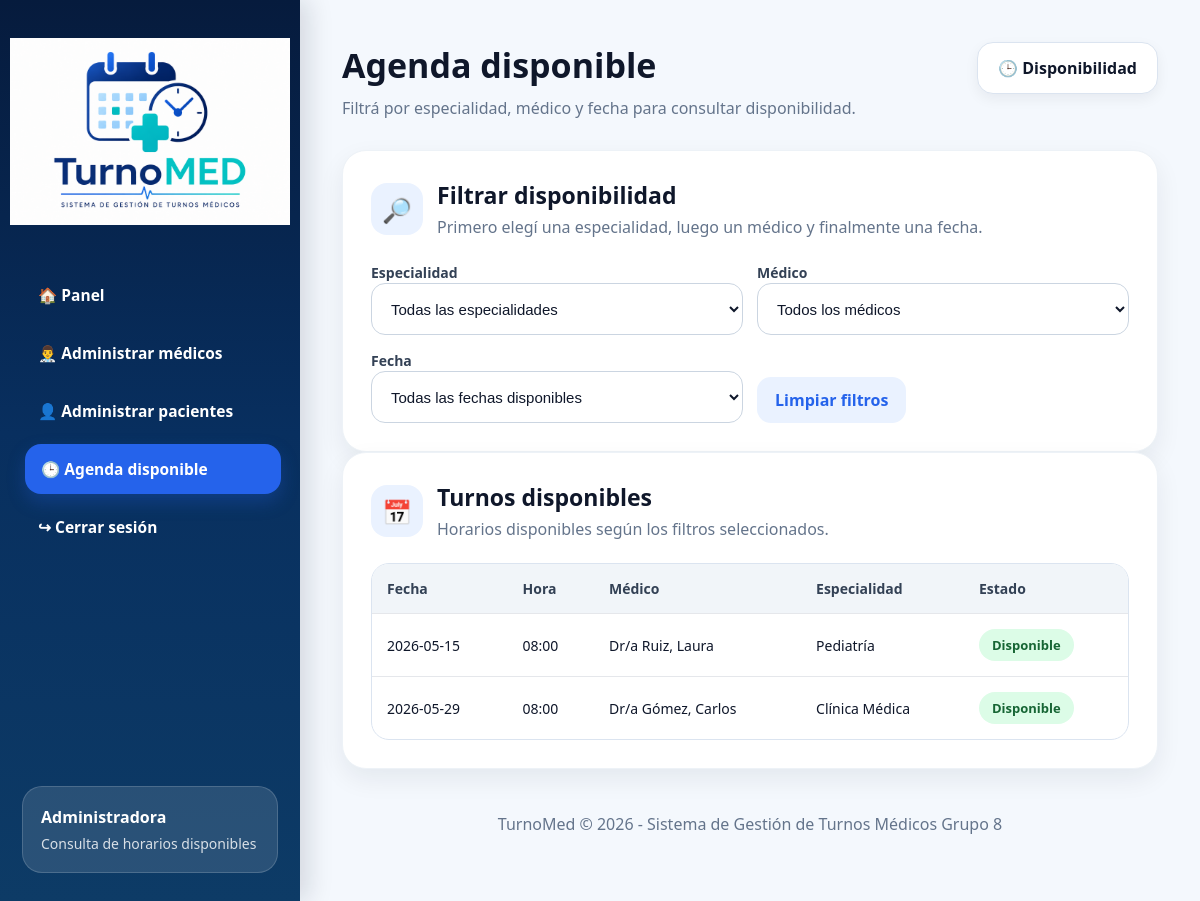
The app's page /admin/agenda_disponible (signed in), older data.
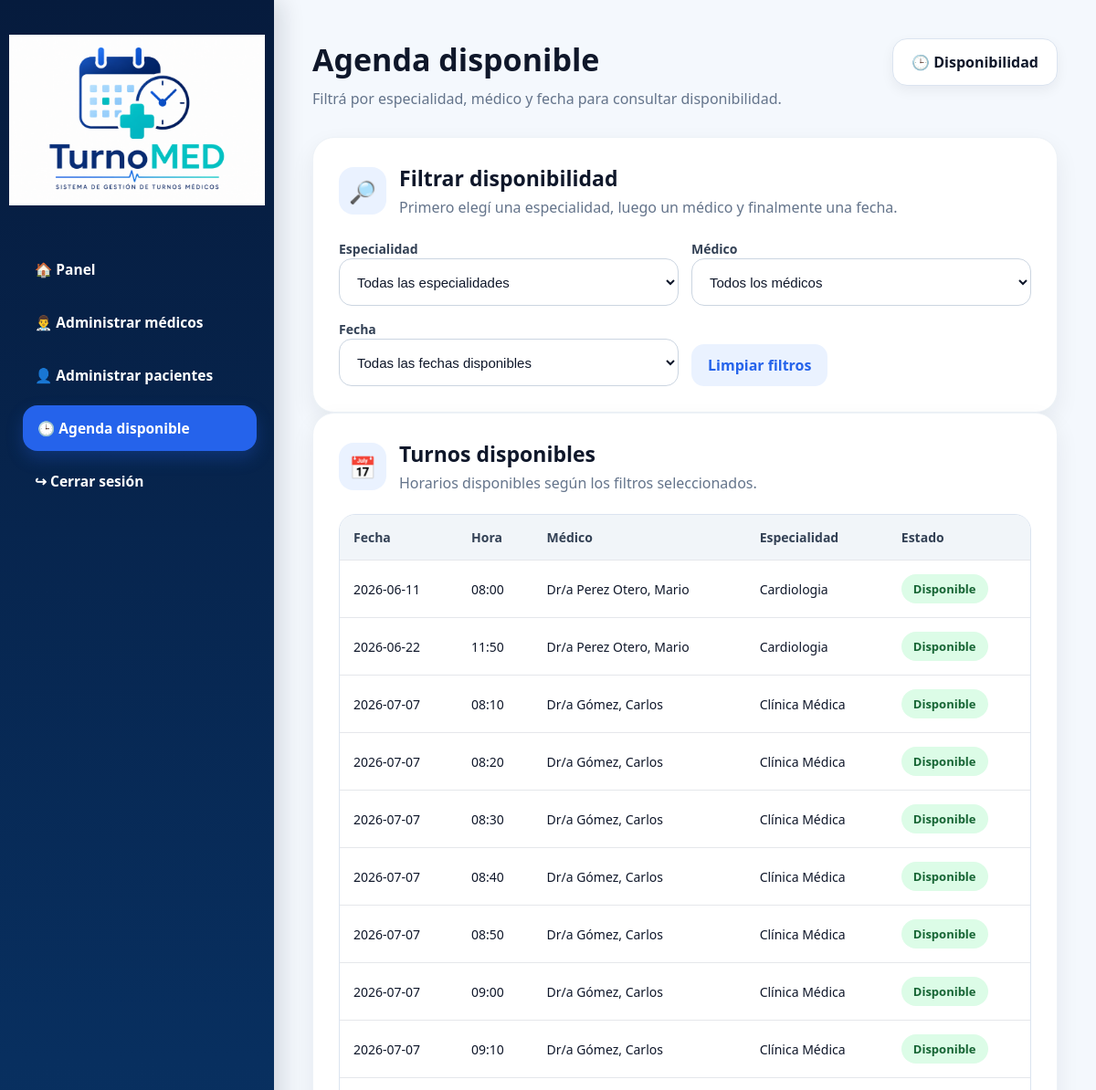
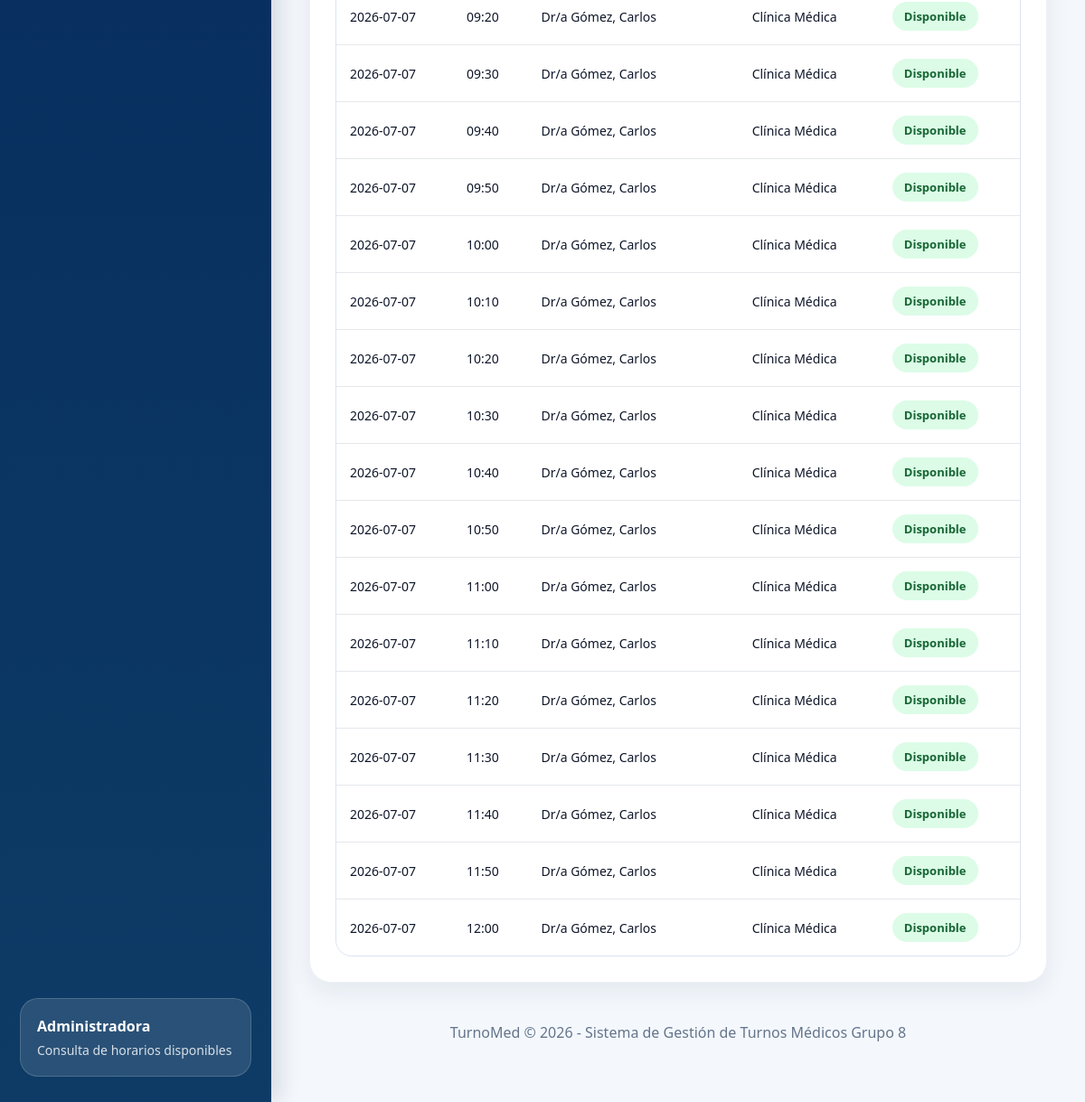
The same page, newer data (2 pictures, top to bottom).
### tables this page shows
CREATE TABLE horarios (
            id_horario INTEGER PRIMARY KEY AUTOINCREMENT,
            id_medico INTEGER NOT NULL,
            especialidad TEXT NOT NULL,
            fecha TEXT NOT NULL,
            hora TEXT NOT NULL,
            ocupado INTEGER NOT NULL DEFAULT 0,
            FOREIGN KEY (id_medico) REFERENCES medicos(id_medico)
        );

CREATE TABLE medicos (
            id_medico INTEGER PRIMARY KEY AUTOINCREMENT,
            nombre TEXT NOT NULL,
            apellido TEXT NOT NULL,
            especialidad TEXT NOT NULL,
            email TEXT,
            telefono TEXT,
            foto TEXT,
            activo INTEGER DEFAULT 1
        );

### app.py (the view)
@app.route("/admin/agenda_disponible")
@login_required
def admin_agenda_disponible():
    if current_user.rol != "admin":
        flash("No tenés permiso.")
        return redirect(url_for("login"))
    filtro_especialidad = request.args.get("especialidad", "")
    filtro_medico = request.args.get("id_medico", "")
    filtro_fecha = request.args.get("fecha", "")
    medicos_filtrados = obtener_medicos(
        especialidad=filtro_especialidad if filtro_especialidad else None
    )
    fechas_disponibles = obtener_fechas_disponibles(
        filtro_especialidad if filtro_especialidad else None,
        filtro_medico if filtro_medico else None
    )
    horarios = obtener_horarios_filtrados(
        filtro_especialidad if filtro_especialidad else None,
        filtro_medico if filtro_medico else None,
        filtro_fecha if filtro_fecha else None
    )
    return render_template(
        "agenda_disponible.html",
        horarios=horarios,
        fechas_disponibles=fechas_disponibles,
        medicos=medicos_filtrados,
        especialidades=obtener_especialidades(),
        filtro_especialidad=filtro_especialidad,
        filtro_medico=filtro_medico,
        filtro_fecha=filtro_fecha
    )

### app.py (called while the page is built, shortened)
def get_conn():
    os.makedirs("database", exist_ok=True)
    conn = sqlite3.connect(DB_PATH)
    conn.row_factory = sqlite3.Row
    return conn

@login_manager.user_loader
def load_user(user_id):
    conn = get_conn()
    usuario = conn.execute(
        "SELECT * FROM usuarios WHERE id_usuario = ?",
        (user_id,)
    ).fetchone()
    conn.close()
    if usuario:
        return User(usuario)
    return None

def obtener_medicos(busqueda=None, especialidad=None, estado="activos"):
    conn = get_conn()
    query = """
        SELECT *
        FROM medicos
        WHERE 1 = 1
    """
    params = []
    if estado == "activos":
        query += " AND activo = 1"
    elif estado == "inactivos":
        query += " AND activo = 0"
    if especialidad:
        query += " AND especialidad = ?"
        params.append(especialidad)
    query += " ORDER BY activo DESC, especialidad, apellido, nombre"
    medicos = conn.execute(query, params).fetchall()
    conn.close()
    return medicos

def obtener_horarios_filtrados(especialidad=None, id_medico=None, fecha=None):
    conn = get_conn()
    query = """
        SELECT
            horarios.*,
            medicos.nombre AS medico_nombre,
            medicos.apellido AS medico_apellido
        FROM horarios
        INNER JOIN medicos
        ON horarios.id_medico = medicos.id_medico
        WHERE horarios.ocupado = 0
        AND medicos.activo = 1
    """
    params = []
    if especialidad:
        query += " AND horarios.especialidad = ?"
        params.append(especialidad)
    if id_medico:
        query += " AND horarios.id_medico = ?"
        params.append(id_medico)
    if fecha:
        query += " AND horarios.fecha = ?"
        params.append(fecha)
    query += " ORDER BY horarios.fecha, horarios.hora"
    horarios = conn.execute(query, params).fetchall()
    conn.close()
    return horarios

def obtener_especialidades():
    conn = get_conn()
    especialidades = conn.execute("""
        SELECT DISTINCT especialidad
        FROM medicos
        WHERE activo = 1
        ORDER BY especialidad
    """).fetchall()
    conn.close()
    return especialidades

### templates/agenda_disponible.html (shortened to what this page needs)
<!DOCTYPE html>
<html lang="es">
<head>
    <link rel="stylesheet" href="{{ url_for('static', filename='estilos.css') }}">
</head>
<body>
<div class="layout">
    <aside class="sidebar">
        <div class="sidebar-logo-box">
            <img src="{{ url_for('static', filename='imagenes/logo.png') }}" alt="TurnoMed">
        </div>
        <nav class="menu">
            <a href="/admin">🏠 Panel</a>
            <a href="/admin/medicos">👨‍⚕️ Administrar médicos</a>
            <a href="/admin/pacientes">👤 Administrar pacientes</a>
            <a href="/admin/agenda_disponible" class="active">🕒 Agenda disponible</a>
            <a href="/logout">↪ Cerrar sesión</a>
        </nav>
        <div class="sidebar-info">
            <strong>Administradora</strong>
            <p>Consulta de horarios disponibles</p>
        </div>
    </aside>
    <main class="content">
        <header class="page-header">
            <div>
                <h1>Agenda disponible</h1>
                <p>Filtrá por especialidad, médico y fecha para consultar disponibilidad.</p>
            </div>
            <div class="date-pill">🕒 Disponibilidad</div>
        </header>
        <section class="card">
            <div class="card-title">
                <div class="icon-box">🔎</div>
                <div>
                    <h2>Filtrar disponibilidad</h2>
                    <p class="table-description">
                        Primero elegí una especialidad, luego un médico y finalmente una fecha.
                    </p>
                </div>
            </div>
            <form method="GET" action="/admin/agenda_disponible">
                <div class="form-grid">
                    <div>
                        <label>Especialidad</label>
                        <select name="especialidad" onchange="this.form.submit()">
                            <option value="">Todas las especialidades</option>
                        </select>
                    </div>
                    <div>
                        <label>Médico</label>
                        <select name="id_medico" onchange="this.form.submit()">
                            <option value="">Todos los médicos</option>
                        </select>
                    </div>
                </div>
                <div class="form-grid">
                    <div>
                        <label>Fecha</label>
                        <select name="fecha" onchange="this.form.submit()">
                            <option value="">Todas las fechas disponibles</option>
                        </select>
                    </div>
                    <div style="display: flex; align-items: end;">
                        <a href="/admin/agenda_disponible" class="btn-link">
                            Limpiar filtros
                        </a>
                    </div>
                </div>
            </form>
        </section>
        <section class="card table-card">
            <div class="card-title">
                <div class="icon-box">📅</div>
                <div>
                    <h2>Turnos disponibles</h2>
                    <p class="table-description">
                        Horarios disponibles según los filtros seleccionados.
                    </p>
                </div>
            </div>
            <table>
                <thead>
                    <tr>
                        <th>Fecha</th>
                        <th>Hora</th>
                        <th>Médico</th>
                        <th>Especialidad</th>
                        <th>Estado</th>
                    </tr>
                </thead>
                <tbody>
                    {% if horarios %}
                        {% for horario in horarios %}
                            <tr>
                                <td>{{ horario.fecha }}</td>
                                <td>{{ horario.hora }}</td>
                                <td>Dr/a {{ horario.medico_apellido }}, {{ horario.medico_nombre }}</td>
                                <td>{{ horario.especialidad }}</td>
                                <td><span class="estado">Disponible</span></td>
                            </tr>
                        {% endfor %}
                    {% endif %}
                </tbody>
            </table>
        </section>
        <footer class="footer">
            TurnoMed © 2026 - Sistema de Gestión de Turnos Médicos Grupo 8
        </footer>
    </main>
</div>
</body>
</html>

### static/estilos.css (style rules this page uses)
* { margin: 0; padding: 0; box-sizing: border-box; }
:root { --azul-oscuro: #061b3d; --azul-medio: #082f5f; --azul: #2563eb; --azul-hover: #1d4ed8; --azul-claro: #eaf2ff; --fondo: #f4f8fd; --blanco: #ffffff; --texto: #0f172a; --gris: #64748b; --gris-claro: #f8fafc; --borde: #dbe4f0; --verde: #16a34a; --verde-claro: #dcfce7; --rojo: #dc2626; --rojo-claro: #fee2e2; --sombra: 0 10px 26px rgba(15, 23, 42, 0.07); }
body { font-family: "Segoe UI", Arial, sans-serif; background: var(--fondo); color: var(--texto); }
.layout { min-height: 100vh; display: flex; }
.sidebar { width: 300px; min-width: 300px; background: linear-gradient(180deg, #061b3d 0%, #082f5f 48%, #0d3b66 100%); color: var(--blanco); padding: 28px 22px; display: flex; flex-direction: column; box-shadow: 8px 0 24px rgba(15, 23, 42, 0.14); }
.sidebar-logo-box { width: 100%; display: flex; justify-content: center; align-items: center; padding: 10px 0 25px; margin-bottom: 20px; background: transparent; border: none; border-radius: 0; box-shadow: none; }
.sidebar-logo-box img { width: 280px; height: auto; display: block; }
.menu { display: flex; flex-direction: column; gap: 8px; }
.menu a { display: flex; align-items: center; gap: 12px; color: var(--blanco); text-decoration: none; padding: 14px 16px; border-radius: 16px; font-weight: 700; font-size: 15.5px; transition: all 0.2s ease; }
.menu a:hover, .menu a.active { background: var(--azul); transform: translateX(3px); box-shadow: 0 8px 18px rgba(37, 99, 235, 0.26); }
.sidebar-info { margin-top: auto; background: rgba(255, 255, 255, 0.12); border: 1px solid rgba(255, 255, 255, 0.16); border-radius: 20px; padding: 18px; line-height: 1.5; }
.sidebar-info strong { display: block; font-size: 16px; margin-bottom: 4px; }
.sidebar-info p { color: rgba(255, 255, 255, 0.82); font-size: 14px; }
.content { flex: 1; padding: 42px; overflow-y: auto; }
.page-header { display: flex; justify-content: space-between; align-items: flex-start; margin-bottom: 30px; gap: 20px; }
.page-header h1 { font-size: 34px; margin-bottom: 8px; color: var(--texto); }
.page-header p { color: var(--gris); font-size: 16px; line-height: 1.5; }
.date-pill { background: var(--blanco); border: 1px solid var(--borde); border-radius: 16px; padding: 14px 20px; font-weight: 700; box-shadow: 0 5px 14px rgba(15, 23, 42, 0.06); white-space: nowrap; }
.card { background: var(--blanco); border-radius: 24px; padding: 28px; box-shadow: var(--sombra); border: 1px solid #edf2f7; }
.card-title { display: flex; align-items: center; gap: 14px; margin-bottom: 22px; }
.icon-box { width: 52px; min-width: 52px; height: 52px; background: var(--azul-claro); color: var(--azul); border-radius: 16px; display: flex; justify-content: center; align-items: center; font-size: 24px; }
.card h2 { font-size: 23px; color: var(--texto); }
.table-description { color: var(--gris); margin-top: 4px; line-height: 1.5; }
form { width: 100%; }
.card form { display: flex; flex-direction: column; gap: 14px; }
.form-grid { display: grid; grid-template-columns: 1fr 1fr; gap: 14px; }
input, select { width: 100%; min-height: 52px; border: 1px solid #cbd5e1; border-radius: 14px; padding: 0 15px; font-size: 15px; background: var(--blanco); color: var(--texto); outline: none; }
label { font-weight: 600; color: #334155; font-size: 14px; }
.btn-link, .btn-secondary, .btn-success, .btn-danger { min-height: 46px; border-radius: 14px; border: none; padding: 12px 18px; font-weight: 700; cursor: pointer; text-decoration: none; display: inline-flex; justify-content: center; align-items: center; transition: 0.2s; }
.btn-link { background: var(--azul-claro); color: var(--azul); width: fit-content; }
.table-card { overflow-x: auto; }
table { width: 100%; border-collapse: separate; border-spacing: 0; border: 1px solid var(--borde); border-radius: 18px; overflow: hidden; background: var(--blanco); }
thead { background: #f1f5f9; }
th, td { padding: 15px; text-align: left; font-size: 14px; border-bottom: 1px solid #e5e7eb; }
th { color: #334155; font-weight: 800; }
tbody tr:last-child td { border-bottom: none; }
.estado, .estado-cancelado { padding: 7px 13px; border-radius: 999px; font-size: 13px; font-weight: 700; display: inline-flex; align-items: center; }
.estado { background: var(--verde-claro); color: #166534; }
.footer { text-align: center; color: var(--gris); padding: 24px; margin-top: 20px; }

Row changes from the older to the newer data that the page shows:
no longer on this page (row edited): horarios: fecha "2026-05-15", hora "08:00", medico_apellido "Ruiz", medico_nombre "Laura", especialidad "Pediatría"
no longer on this page (row edited): horarios: fecha "2026-05-29", hora "08:00", medico_apellido "Gómez", medico_nombre "Carlos", especialidad "Clínica Médica"
added horarios: fecha "2026-06-11", hora "08:00", medico_apellido "Perez Otero", medico_nombre "Mario", especialidad "Cardiologia"
added horarios: fecha "2026-06-22", hora "11:50", medico_apellido "Perez Otero", medico_nombre "Mario", especialidad "Cardiologia"
added horarios: fecha "2026-07-07", hora "08:10", medico_apellido "Gómez", medico_nombre "Carlos", especialidad "Clínica Médica"
added horarios: fecha "2026-07-07", hora "08:20", medico_apellido "Gómez", medico_nombre "Carlos", especialidad "Clínica Médica"
added horarios: fecha "2026-07-07", hora "08:30", medico_apellido "Gómez", medico_nombre "Carlos", especialidad "Clínica Médica"
added horarios: fecha "2026-07-07", hora "08:40", medico_apellido "Gómez", medico_nombre "Carlos", especialidad "Clínica Médica"
added horarios: fecha "2026-07-07", hora "08:50", medico_apellido "Gómez", medico_nombre "Carlos", especialidad "Clínica Médica"
added horarios: fecha "2026-07-07", hora "09:00", medico_apellido "Gómez", medico_nombre "Carlos", especialidad "Clínica Médica"
added horarios: fecha "2026-07-07", hora "09:10", medico_apellido "Gómez", medico_nombre "Carlos", especialidad "Clínica Médica"
added horarios: fecha "2026-07-07", hora "09:20", medico_apellido "Gómez", medico_nombre "Carlos", especialidad "Clínica Médica"
added horarios: fecha "2026-07-07", hora "09:30", medico_apellido "Gómez", medico_nombre "Carlos", especialidad "Clínica Médica"
added horarios: fecha "2026-07-07", hora "09:40", medico_apellido "Gómez", medico_nombre "Carlos", especialidad "Clínica Médica"
added horarios: fecha "2026-07-07", hora "09:50", medico_apellido "Gómez", medico_nombre "Carlos", especialidad "Clínica Médica"
added horarios: fecha "2026-07-07", hora "10:00", medico_apellido "Gómez", medico_nombre "Carlos", especialidad "Clínica Médica"
added horarios: fecha "2026-07-07", hora "10:10", medico_apellido "Gómez", medico_nombre "Carlos", especialidad "Clínica Médica"
added horarios: fecha "2026-07-07", hora "10:20", medico_apellido "Gómez", medico_nombre "Carlos", especialidad "Clínica Médica"
added horarios: fecha "2026-07-07", hora "10:30", medico_apellido "Gómez", medico_nombre "Carlos", especialidad "Clínica Médica"
added horarios: fecha "2026-07-07", hora "10:40", medico_apellido "Gómez", medico_nombre "Carlos", especialidad "Clínica Médica"
added horarios: fecha "2026-07-07", hora "10:50", medico_apellido "Gómez", medico_nombre "Carlos", especialidad "Clínica Médica"
added horarios: fecha "2026-07-07", hora "11:00", medico_apellido "Gómez", medico_nombre "Carlos", especialidad "Clínica Médica"
added horarios: fecha "2026-07-07", hora "11:10", medico_apellido "Gómez", medico_nombre "Carlos", especialidad "Clínica Médica"
added horarios: fecha "2026-07-07", hora "11:20", medico_apellido "Gómez", medico_nombre "Carlos", especialidad "Clínica Médica"
added horarios: fecha "2026-07-07", hora "11:30", medico_apellido "Gómez", medico_nombre "Carlos", especialidad "Clínica Médica"
added horarios: fecha "2026-07-07", hora "11:40", medico_apellido "Gómez", medico_nombre "Carlos", especialidad "Clínica Médica"
added horarios: fecha "2026-07-07", hora "11:50", medico_apellido "Gómez", medico_nombre "Carlos", especialidad "Clínica Médica"
added horarios: fecha "2026-07-07", hora "12:00", medico_apellido "Gómez", medico_nombre "Carlos", especialidad "Clínica Médica"
